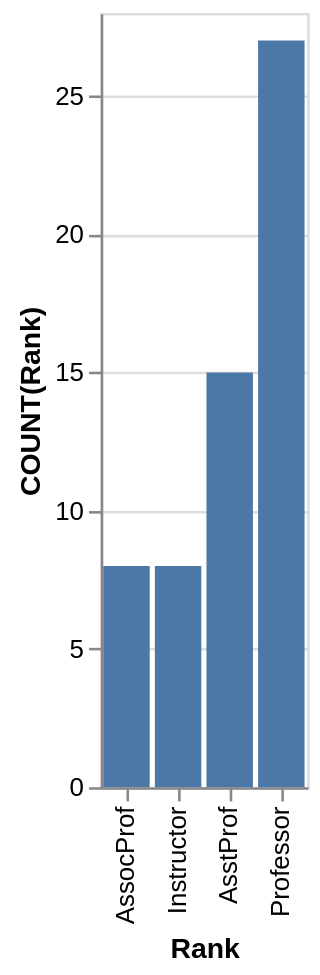

Describe this chart as a Vega-Lite specification.
### Vega-Lite specification from a JSON file in a GitHub repository (floating-point values rounded to 4 significant figures)
{"data": {"values": [{"x_data": "AssocProf", "y_data": 8}, {"x_data": "AsstProf", "y_data": 15}, {"x_data": "Instructor", "y_data": 8}, {"x_data": "Professor", "y_data": 27}]}, "mark": "bar", "encoding": {"x": {"field": "x_data", "type": "nominal", "title": "Rank", "sort": {"op": "sum", "field": "y_data", "order": "ascending"}}, "y": {"field": "y_data", "type": "quantitative", "title": "COUNT(Rank)"}}}
